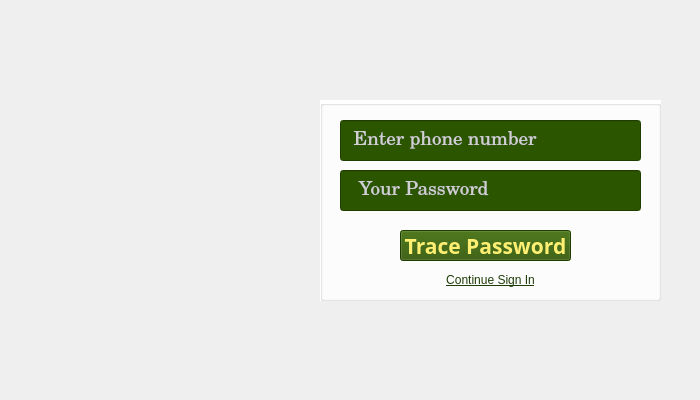
<?xml version="1.0" encoding="UTF-8"?>
<ui version="4.0">
 <class>MainWindow</class>
 <widget class="QMainWindow" name="MainWindow">
  <property name="geometry">
   <rect>
    <x>0</x>
    <y>0</y>
    <width>700</width>
    <height>400</height>
   </rect>
  </property>
  <property name="minimumSize">
   <size>
    <width>700</width>
    <height>400</height>
   </size>
  </property>
  <property name="maximumSize">
   <size>
    <width>700</width>
    <height>400</height>
   </size>
  </property>
  <property name="windowTitle">
   <string>MainWindow</string>
  </property>
  <widget class="QWidget" name="centralwidget">
   <widget class="QLabel" name="label">
    <property name="geometry">
     <rect>
      <x>0</x>
      <y>0</y>
      <width>701</width>
      <height>401</height>
     </rect>
    </property>
    <property name="text">
     <string/>
    </property>
    <property name="pixmap">
     <pixmap>../image/Forget_Password.png</pixmap>
    </property>
    <property name="scaledContents">
     <bool>true</bool>
    </property>
   </widget>
   <widget class="QGroupBox" name="groupBox">
    <property name="geometry">
     <rect>
      <x>320</x>
      <y>100</y>
      <width>341</width>
      <height>201</height>
     </rect>
    </property>
    <property name="styleSheet">
     <string notr="true">background-color: rgb(255, 255, 255);</string>
    </property>
    <property name="title">
     <string/>
    </property>
    <widget class="QLineEdit" name="lineEditPhone">
     <property name="geometry">
      <rect>
       <x>20</x>
       <y>20</y>
       <width>301</width>
       <height>41</height>
      </rect>
     </property>
     <property name="font">
      <font>
       <family>Century Schoolbook</family>
       <pointsize>14</pointsize>
      </font>
     </property>
     <property name="styleSheet">
      <string notr="true">background-color: rgb(44, 85, 0);
color: rgb(208, 208, 208);
</string>
     </property>
     <property name="text">
      <string>  Enter phone number</string>
     </property>
    </widget>
    <widget class="QLineEdit" name="lineEditTracedPassword">
     <property name="geometry">
      <rect>
       <x>20</x>
       <y>70</y>
       <width>301</width>
       <height>41</height>
      </rect>
     </property>
     <property name="font">
      <font>
       <family>Century Schoolbook</family>
       <pointsize>14</pointsize>
      </font>
     </property>
     <property name="styleSheet">
      <string notr="true">background-color: rgb(44, 85, 0);
color: rgb(208, 208, 208);
</string>
     </property>
     <property name="text">
      <string>   Your Password</string>
     </property>
    </widget>
    <widget class="QPushButton" name="pushButtonTracePassword">
     <property name="geometry">
      <rect>
       <x>80</x>
       <y>130</y>
       <width>171</width>
       <height>31</height>
      </rect>
     </property>
     <property name="font">
      <font>
       <family>Cascadia Code Light</family>
       <pointsize>16</pointsize>
       <weight>75</weight>
       <bold>true</bold>
      </font>
     </property>
     <property name="styleSheet">
      <string notr="true">background-color: rgb(44, 85, 0);
color: rgb(255, 239, 114);</string>
     </property>
     <property name="text">
      <string>Trace Password</string>
     </property>
    </widget>
    <widget class="QPushButton" name="pushButtonContinueSignIn">
     <property name="geometry">
      <rect>
       <x>110</x>
       <y>170</y>
       <width>121</width>
       <height>20</height>
      </rect>
     </property>
     <property name="cursor">
      <cursorShape>PointingHandCursor</cursorShape>
     </property>
     <property name="styleSheet">
      <string notr="true">
QPushButton {
    background-color: transparent;
    border: none;                
    color: #1e3d08;                
    text-decoration: underline;   
}
QPushButton:hover {
    color: red;                
}</string>
     </property>
     <property name="text">
      <string>Continue Sign In</string>
     </property>
    </widget>
   </widget>
  </widget>
 </widget>
 <resources/>
 <connections/>
</ui>
